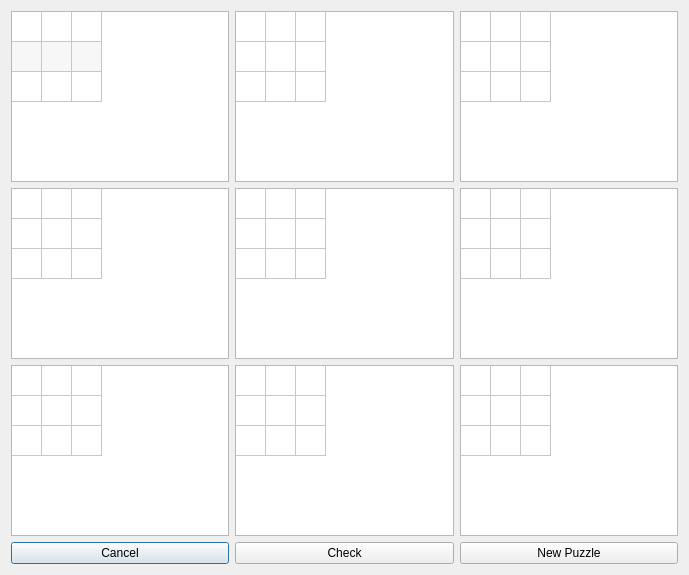
<?xml version="1.0" encoding="UTF-8"?>
<ui version="4.0">
 <class>Play</class>
 <widget class="QDialog" name="Play">
  <property name="geometry">
   <rect>
    <x>0</x>
    <y>0</y>
    <width>689</width>
    <height>575</height>
   </rect>
  </property>
  <property name="sizePolicy">
   <sizepolicy hsizetype="Preferred" vsizetype="Preferred">
    <horstretch>0</horstretch>
    <verstretch>0</verstretch>
   </sizepolicy>
  </property>
  <property name="windowTitle">
   <string>PyDoku Player</string>
  </property>
  <property name="autoFillBackground">
   <bool>false</bool>
  </property>
  <property name="sizeGripEnabled">
   <bool>false</bool>
  </property>
  <layout class="QVBoxLayout" name="verticalLayout">
   <item>
    <layout class="QGridLayout" name="gridLayout_2">
     <item row="0" column="1">
      <widget class="QTableWidget" name="topmiddle">
       <property name="rowCount">
        <number>3</number>
       </property>
       <property name="columnCount">
        <number>3</number>
       </property>
       <attribute name="horizontalHeaderVisible">
        <bool>false</bool>
       </attribute>
       <attribute name="horizontalHeaderDefaultSectionSize">
        <number>30</number>
       </attribute>
       <attribute name="horizontalHeaderMinimumSectionSize">
        <number>23</number>
       </attribute>
       <attribute name="verticalHeaderVisible">
        <bool>false</bool>
       </attribute>
       <row/>
       <row/>
       <row/>
       <column/>
       <column/>
       <column/>
      </widget>
     </item>
     <item row="0" column="2">
      <widget class="QTableWidget" name="topright">
       <property name="rowCount">
        <number>3</number>
       </property>
       <property name="columnCount">
        <number>3</number>
       </property>
       <attribute name="horizontalHeaderVisible">
        <bool>false</bool>
       </attribute>
       <attribute name="horizontalHeaderDefaultSectionSize">
        <number>30</number>
       </attribute>
       <attribute name="horizontalHeaderMinimumSectionSize">
        <number>23</number>
       </attribute>
       <attribute name="verticalHeaderVisible">
        <bool>false</bool>
       </attribute>
       <row/>
       <row/>
       <row/>
       <column/>
       <column/>
       <column/>
      </widget>
     </item>
     <item row="1" column="0">
      <widget class="QTableWidget" name="middleleft">
       <property name="rowCount">
        <number>3</number>
       </property>
       <property name="columnCount">
        <number>3</number>
       </property>
       <attribute name="horizontalHeaderVisible">
        <bool>false</bool>
       </attribute>
       <attribute name="horizontalHeaderDefaultSectionSize">
        <number>30</number>
       </attribute>
       <attribute name="horizontalHeaderMinimumSectionSize">
        <number>23</number>
       </attribute>
       <attribute name="verticalHeaderVisible">
        <bool>false</bool>
       </attribute>
       <row/>
       <row/>
       <row/>
       <column/>
       <column/>
       <column/>
      </widget>
     </item>
     <item row="1" column="1">
      <widget class="QTableWidget" name="middlemiddle">
       <property name="rowCount">
        <number>3</number>
       </property>
       <property name="columnCount">
        <number>3</number>
       </property>
       <attribute name="horizontalHeaderVisible">
        <bool>false</bool>
       </attribute>
       <attribute name="horizontalHeaderDefaultSectionSize">
        <number>30</number>
       </attribute>
       <attribute name="horizontalHeaderMinimumSectionSize">
        <number>23</number>
       </attribute>
       <attribute name="verticalHeaderVisible">
        <bool>false</bool>
       </attribute>
       <row/>
       <row/>
       <row/>
       <column/>
       <column/>
       <column/>
      </widget>
     </item>
     <item row="1" column="2">
      <widget class="QTableWidget" name="middleright">
       <property name="rowCount">
        <number>3</number>
       </property>
       <property name="columnCount">
        <number>3</number>
       </property>
       <attribute name="horizontalHeaderVisible">
        <bool>false</bool>
       </attribute>
       <attribute name="horizontalHeaderDefaultSectionSize">
        <number>30</number>
       </attribute>
       <attribute name="horizontalHeaderMinimumSectionSize">
        <number>23</number>
       </attribute>
       <attribute name="verticalHeaderVisible">
        <bool>false</bool>
       </attribute>
       <row/>
       <row/>
       <row/>
       <column/>
       <column/>
       <column/>
      </widget>
     </item>
     <item row="0" column="0">
      <widget class="QTableWidget" name="topleft">
       <property name="enabled">
        <bool>true</bool>
       </property>
       <property name="sizePolicy">
        <sizepolicy hsizetype="Expanding" vsizetype="Expanding">
         <horstretch>0</horstretch>
         <verstretch>0</verstretch>
        </sizepolicy>
       </property>
       <property name="contextMenuPolicy">
        <enum>Qt::DefaultContextMenu</enum>
       </property>
       <property name="lineWidth">
        <number>1</number>
       </property>
       <property name="verticalScrollBarPolicy">
        <enum>Qt::ScrollBarAsNeeded</enum>
       </property>
       <property name="horizontalScrollBarPolicy">
        <enum>Qt::ScrollBarAsNeeded</enum>
       </property>
       <property name="sizeAdjustPolicy">
        <enum>QAbstractScrollArea::AdjustIgnored</enum>
       </property>
       <property name="autoScroll">
        <bool>true</bool>
       </property>
       <property name="autoScrollMargin">
        <number>16</number>
       </property>
       <property name="alternatingRowColors">
        <bool>true</bool>
       </property>
       <property name="verticalScrollMode">
        <enum>QAbstractItemView::ScrollPerPixel</enum>
       </property>
       <property name="showGrid">
        <bool>true</bool>
       </property>
       <property name="gridStyle">
        <enum>Qt::SolidLine</enum>
       </property>
       <property name="sortingEnabled">
        <bool>false</bool>
       </property>
       <property name="wordWrap">
        <bool>true</bool>
       </property>
       <property name="cornerButtonEnabled">
        <bool>true</bool>
       </property>
       <property name="rowCount">
        <number>3</number>
       </property>
       <property name="columnCount">
        <number>3</number>
       </property>
       <attribute name="horizontalHeaderVisible">
        <bool>false</bool>
       </attribute>
       <attribute name="horizontalHeaderCascadingSectionResizes">
        <bool>false</bool>
       </attribute>
       <attribute name="horizontalHeaderDefaultSectionSize">
        <number>30</number>
       </attribute>
       <attribute name="horizontalHeaderHighlightSections">
        <bool>true</bool>
       </attribute>
       <attribute name="horizontalHeaderMinimumSectionSize">
        <number>23</number>
       </attribute>
       <attribute name="horizontalHeaderShowSortIndicator" stdset="0">
        <bool>false</bool>
       </attribute>
       <attribute name="horizontalHeaderStretchLastSection">
        <bool>false</bool>
       </attribute>
       <attribute name="verticalHeaderVisible">
        <bool>false</bool>
       </attribute>
       <attribute name="verticalHeaderCascadingSectionResizes">
        <bool>false</bool>
       </attribute>
       <attribute name="verticalHeaderDefaultSectionSize">
        <number>30</number>
       </attribute>
       <attribute name="verticalHeaderHighlightSections">
        <bool>true</bool>
       </attribute>
       <attribute name="verticalHeaderMinimumSectionSize">
        <number>21</number>
       </attribute>
       <attribute name="verticalHeaderStretchLastSection">
        <bool>false</bool>
       </attribute>
       <row/>
       <row/>
       <row/>
       <column/>
       <column/>
       <column/>
       <item row="0" column="0">
        <property name="text">
         <string/>
        </property>
        <property name="background">
         <brush brushstyle="NoBrush">
          <color alpha="255">
           <red>125</red>
           <green>125</green>
           <blue>125</blue>
          </color>
         </brush>
        </property>
        <property name="flags">
         <set>ItemIsSelectable|ItemIsEditable|ItemIsDragEnabled|ItemIsUserCheckable|ItemIsEnabled</set>
        </property>
       </item>
      </widget>
     </item>
     <item row="2" column="0">
      <widget class="QTableWidget" name="bottomleft">
       <property name="rowCount">
        <number>3</number>
       </property>
       <property name="columnCount">
        <number>3</number>
       </property>
       <attribute name="horizontalHeaderVisible">
        <bool>false</bool>
       </attribute>
       <attribute name="horizontalHeaderDefaultSectionSize">
        <number>30</number>
       </attribute>
       <attribute name="horizontalHeaderMinimumSectionSize">
        <number>23</number>
       </attribute>
       <attribute name="verticalHeaderVisible">
        <bool>false</bool>
       </attribute>
       <row/>
       <row/>
       <row/>
       <column/>
       <column/>
       <column/>
      </widget>
     </item>
     <item row="2" column="1">
      <widget class="QTableWidget" name="bottommiddle">
       <property name="rowCount">
        <number>3</number>
       </property>
       <property name="columnCount">
        <number>3</number>
       </property>
       <attribute name="horizontalHeaderVisible">
        <bool>false</bool>
       </attribute>
       <attribute name="horizontalHeaderDefaultSectionSize">
        <number>30</number>
       </attribute>
       <attribute name="horizontalHeaderMinimumSectionSize">
        <number>23</number>
       </attribute>
       <attribute name="verticalHeaderVisible">
        <bool>false</bool>
       </attribute>
       <row/>
       <row/>
       <row/>
       <column/>
       <column/>
       <column/>
      </widget>
     </item>
     <item row="2" column="2">
      <widget class="QTableWidget" name="bottomright">
       <property name="rowCount">
        <number>3</number>
       </property>
       <property name="columnCount">
        <number>3</number>
       </property>
       <attribute name="horizontalHeaderVisible">
        <bool>false</bool>
       </attribute>
       <attribute name="horizontalHeaderDefaultSectionSize">
        <number>30</number>
       </attribute>
       <attribute name="horizontalHeaderMinimumSectionSize">
        <number>23</number>
       </attribute>
       <attribute name="verticalHeaderVisible">
        <bool>false</bool>
       </attribute>
       <row/>
       <row/>
       <row/>
       <column/>
       <column/>
       <column/>
      </widget>
     </item>
    </layout>
   </item>
   <item>
    <layout class="QHBoxLayout" name="horizontalLayout">
     <item>
      <widget class="QPushButton" name="cancel_btn">
       <property name="text">
        <string>Cancel</string>
       </property>
      </widget>
     </item>
     <item>
      <widget class="QPushButton" name="check_btn">
       <property name="text">
        <string>Check</string>
       </property>
      </widget>
     </item>
     <item>
      <widget class="QPushButton" name="new_btn">
       <property name="text">
        <string>New Puzzle</string>
       </property>
      </widget>
     </item>
    </layout>
   </item>
  </layout>
 </widget>
 <resources/>
 <connections/>
</ui>
